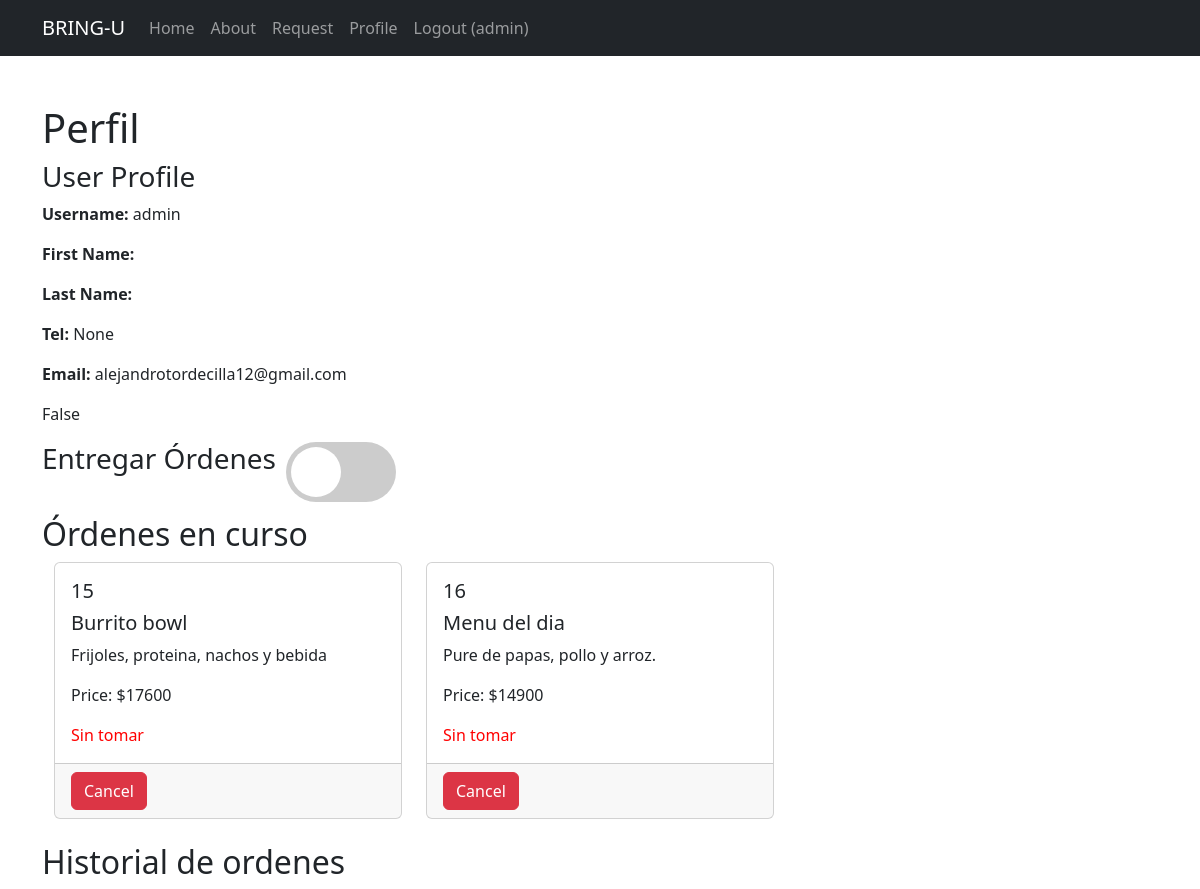
/profile (signed in), run on an earlier commit of the app's database.
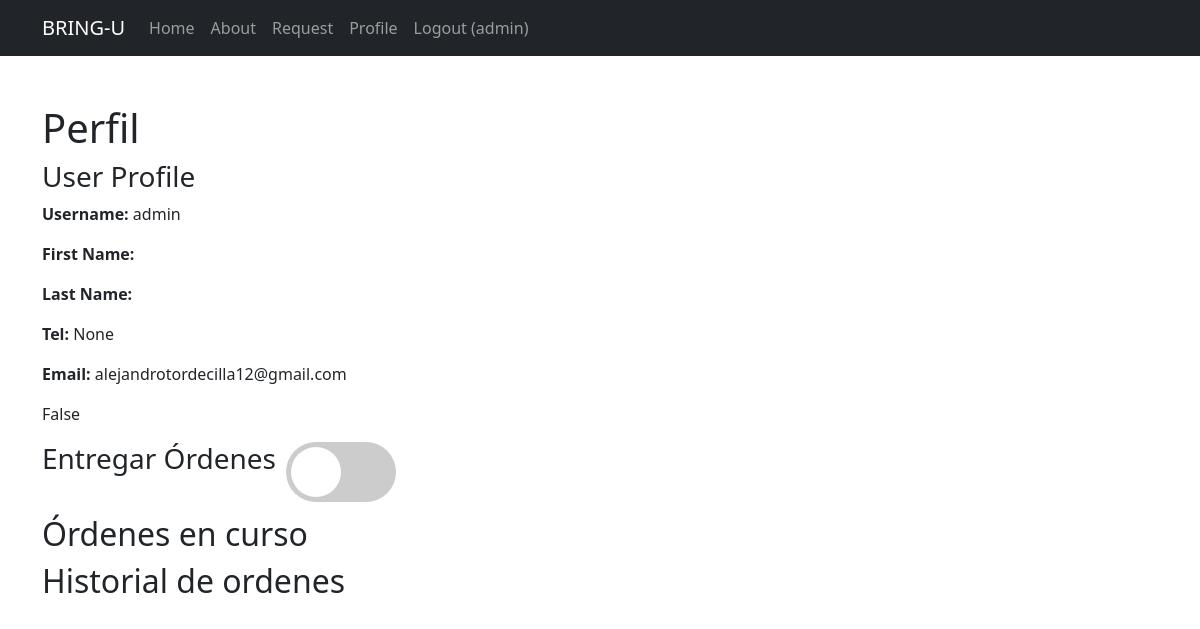
And on a later commit of the database.
### accounts/models.py (models this page shows)
class UserProfile(AbstractUser):
    id = models.AutoField(primary_key=True)
    is_service_prov = models.BooleanField(default=False)
    first_name = models.CharField(max_length=100)
    last_name = models.CharField(max_length=100)
    username = models.CharField(max_length=15, unique=True)
    tel = models.IntegerField(null=True)
    profile_pic = models.ImageField(upload_to=upload_to, blank=True, null=True)
    email = models.EmailField()
    pass

### bring_u/models.py (models this page shows)
class Request(models.Model):
    id_request = models.AutoField(primary_key=True)
    name = models.CharField(max_length=100)
    desc = models.CharField(max_length=1000)
    price = models.IntegerField()
    status = models.CharField(max_length=30, default="Sin tomar")
    delivery_location = models.CharField(max_length=250)
    desc_delivery = models.CharField(max_length=1000, null=True)
    pick_up_location = models.CharField(max_length=250, default="Pick-up location")
    desc_pick_up_location = models.CharField(max_length=1000, null=True)
    file= models.FileField(upload_to=upload_to, null=True)
    fk_id_user = models.ForeignKey(UserProfile, on_delete=models.CASCADE)
    fk_id_product = models.ForeignKey(Product, on_delete=models.SET_NULL, null=True)
    business_name = models.CharField(max_length=70, null=True)

### bring_u/views.py (the view, shortened to what this page needs)
# urls.py: path('profile', bringuViews.profile),
@login_required
def profile(request):
    user = request.user
    user_profile = UserProfile.objects.get(username=user)
    user_id = user.id
    user_requests = Request.objects.filter(fk_id_user=user.id)
    context = {
        'user': user,
        'orders': user_requests,
    }
    print(request)
    return render(request, 'profile.html', context)

### bring_u/templates/profile.html (shortened to what this page needs)
    {% extends "base.html" %}
    {% block content %}
        <div class="container mt-5">
            <h1>Perfil </h1>
            <h3>User Profile</h3>
            <p><strong>Username:</strong> {{ user.username }}</p>
            <p><strong>First Name:</strong> {{ user.first_name }}</p>
            <p><strong>Last Name:</strong> {{ user.last_name }}</p>
            <p><strong>Tel:</strong> {{ user.tel }}</p>
            <p><strong>Email:</strong> {{ user.email }}</p>
            <p>{{ user.is_service_prov }}</p>
            <form method="POST" action="/profile" id="toggle-form">
                <div id="container">
                    <h3 id="title">Entregar Órdenes</h3>
                    <label id="switch" for="deliver-orders">
                        <span id="slid"></span>
                    </label>
                </div>
            </form>
            <h2>Órdenes en curso</h2>
            <div class="container">
            <div class="row">
                {% for order in orders %}
                <div class="col-md-4 mb-4">
                    <div class="card">
                        <div class="card-body">
                            <h5 class="card-title">{{ order.id_request }}</h5>
                            <h5 class="card-title">{{ order.name }}</h5>
                            <p class="card-text">{{ order.desc }}</p>
                            <p class="card-text">Price: ${{ order.price }}</p>
                            <p class="card-text" style="color:red">{{ order.status }}</p>
                        </div>
                        <div class="card-footer">
                            <button class="btn btn-danger btn-cancel" type="button" data-bs-toggle="modal"
                                data-bs-target="#cancelConfirmationModal{{ order.id_product }}">
                                Cancel
                            </button>
                        </div>
                    </div>
                </div>
                {% endfor %}
            </div>
        </div>
            <h2>Historial de ordenes</h2>
        </div>
    {% endblock %}

### bring_u/templates/base.html (shortened to what this page needs)
<!DOCTYPE html>
<html lang="en">
<head>
    <link href="https://cdn.jsdelivr.net/npm/bootstrap@5.3.1/dist/css/bootstrap.min.css" rel="stylesheet">
</head>
<body>
    <header>
        <nav class="navbar navbar-expand-lg navbar-dark bg-dark">
          <div class="container d-flex">
              <a class="navbar-brand" href="/">BRING-U</a>
              <div class="collapse navbar-collapse mr-auto" id="navbarNav">
                  <ul class="navbar-nav ml-auto">
                      <li class="nav-item mr-auto">
                          <a class="nav-link" href="#">Home</a>
                      </li>
                      <li class="nav-item">
                          <a class="nav-link" href="#">About</a>
                      </li>
                      <li class="nav-item">
                        <a class="nav-link" href="/request"> Request</a>
                      </li>
                      {% if user.is_authenticated %}
                        <li class="nav-item">
                            <a class="nav-link" href="/profile">Profile</a>
                        </li>
                      {% endif %}
                      <div class="navbar-nav ms-auto">
                            {% if user.is_authenticated %}
                            <a class="nav-link" href="{% url 'logoutaccount' %}">
                                Logout ({{ user.username }})
                            </a>
                            {% else %}
                            <a class="nav-link" href="{% url 'loginaccount' %}">Login</a>
                            <a class="nav-link" href="{% url 'signup' %}">
                                Sign Up
                            </a>
                            {% endif %}
                      </div>
                  </ul>
              </div>
          </div>
      </nav>
      </header>
      <main>
        {% block content %}
        {% endblock %}
        </main>
</body>
</html>

### bring_u/templates/profile.html (style rules this page uses)
* { margin: 0; padding: 0; }
#container { display: flex; flex-direction: row; }
#title { margin-bottom: 40px; }
#switch { position: relative; display: inline-block; width: 110px; height: 60px; margin: 0 10px; }
#slid { position: absolute; cursor: pointer; top:0; left: 0; right: 0; bottom: 0; background-color: #ccc; transition: .4s; border-radius: 34px; }
#slid:before { position: absolute; content: ""; height: 50px; width: 50px; left: 5px; bottom: 5px; background-color: white; transition: 0.4s; border-radius: 50px; }

What changed in the data, as far as the page shows it:
removed Request: id_request "15", name "Burrito bowl", desc "Frijoles, proteina, nachos y bebida", price "17600", status "Sin tomar"
removed Request: id_request "16", name "Menu del dia", desc "Pure de papas, pollo y arroz.", price "14900", status "Sin tomar"
